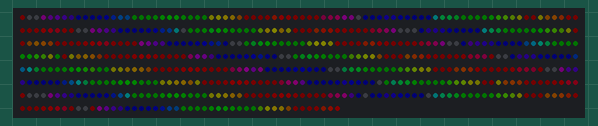
This sketch was run on a simulated Arduino Uno, built with avr-gcc and run on an emulated ATmega328P. On the bench: 606 RGB LEDs in strip order, left to right, continuing on the next row. Dim RGB values are drawn brighter than linear.

Above: at 0.05 s.
At 4.46 s:
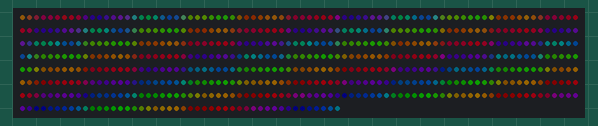
At 10.36 s:
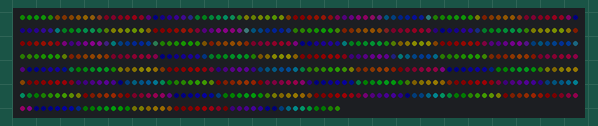
At 20.07 s:
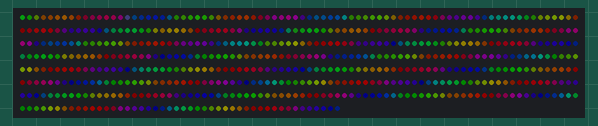
At 31.13 s:
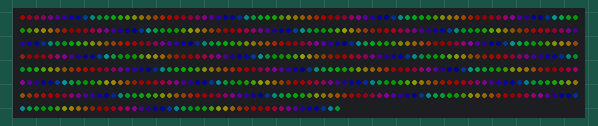
At 39.86 s:
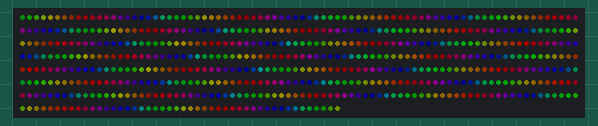

The sketch:

wearables-simple-fastled.ino
```cpp
// Simple FastLED demo for wearables. One data out. Rainbow patterns.
#include <FastLED.h>

#define LED_PIN     6
#define NUM_LEDS    606
CRGB leds[NUM_LEDS];


#define BRIGHTNESS  50
#define FRAMES_PER_SECOND 60


void setup() {
  FastLED.addLeds<WS2811, LED_PIN>(leds, NUM_LEDS)
    .setCorrection(TypicalLEDStrip)
    .setDither(BRIGHTNESS < 255);
  FastLED.setBrightness( BRIGHTNESS );
}

void loop() {
  pride();
  FastLED.show();
  delay(1000 / FRAMES_PER_SECOND);
}


// This function draws rainbows with an ever-changing,
// widely-varying set of parameters.
void pride()
{
  static uint16_t sPseudotime = 0;
  static uint16_t sLastMillis = 0;
  static uint16_t sHue16 = 0;

  uint8_t sat8 = beatsin88( 87, 220, 250);
  uint8_t brightdepth = beatsin88( 341, 96, 224);
  uint16_t brightnessthetainc16 = beatsin88( 203, (25 * 256), (40 * 256));
  uint8_t msmultiplier = beatsin88(147, 23, 60);

  uint16_t hue16 = sHue16;//gHue * 256;
  uint16_t hueinc16 = beatsin88(113, 1, 3000);

  uint16_t ms = millis();
  uint16_t deltams = ms - sLastMillis ;
  sLastMillis  = ms;
  sPseudotime += deltams * msmultiplier;
  sHue16 += deltams * beatsin88( 400, 5,9);
  uint16_t brightnesstheta16 = sPseudotime;

  for( uint16_t i = 0 ; i < NUM_LEDS; i++) {
    hue16 += hueinc16;
    uint8_t hue8 = hue16 / 256;

    brightnesstheta16  += brightnessthetainc16;
    uint16_t b16 = sin16( brightnesstheta16  ) + 32768;

    uint16_t bri16 = (uint32_t)((uint32_t)b16 * (uint32_t)b16) / 65536;
    uint8_t bri8 = (uint32_t)(((uint32_t)bri16) * brightdepth) / 65536;
    bri8 += (255 - brightdepth);

    CRGB newcolor = CHSV( hue8, sat8, bri8);

    uint16_t pixelnumber = i;
    pixelnumber = (NUM_LEDS-1) - pixelnumber;

    nblend( leds[pixelnumber], newcolor, 64);
  }
}
```
